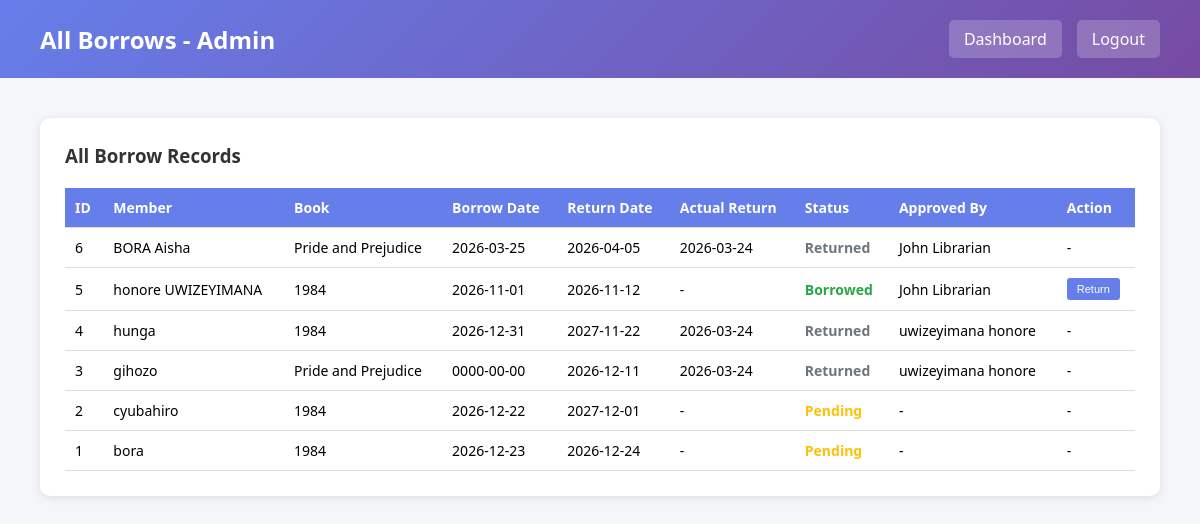
The page /admin_all_borrows.php (signed in) on the database its author committed.
### tables this page shows
CREATE TABLE `borrow` (
  `borrow_id` int(11) NOT NULL,
  `member_id` int(11) NOT NULL,
  `book_id` int(11) NOT NULL,
  `librarian_id` int(11) DEFAULT NULL,
  `borrow_date` date NOT NULL,
  `return_date` date NOT NULL,
  `actual_return_date` date DEFAULT NULL,
  `status` enum('pending','approved','denied','borrowed','returned','overdue') DEFAULT 'pending',
  `request_notes` text DEFAULT NULL,
  `created_at` timestamp NOT NULL DEFAULT current_timestamp()
);

CREATE TABLE `members` (
  `member_id` int(11) NOT NULL,
  `name` varchar(100) NOT NULL,
  `email` varchar(100) NOT NULL,
  `phone` varchar(20) NOT NULL,
  `password` varchar(255) NOT NULL,
  `status` enum('active','inactive') DEFAULT 'active',
  `created_at` timestamp NOT NULL DEFAULT current_timestamp()
);

CREATE TABLE `books` (
  `book_id` int(11) NOT NULL,
  `title` varchar(200) NOT NULL,
  `author` varchar(100) NOT NULL,
  `year_published` int(11) DEFAULT NULL,
  `quantity` int(11) DEFAULT 1,
  `available_quantity` int(11) DEFAULT 1,
  `status` enum('active','inactive','archived') DEFAULT 'active',
  `content` text DEFAULT NULL,
  `created_at` timestamp NOT NULL DEFAULT current_timestamp()
);

CREATE TABLE `librarians` (
  `librarian_id` int(11) NOT NULL,
  `names` varchar(100) NOT NULL,
  `telephone` varchar(20) NOT NULL,
  `email` varchar(100) NOT NULL,
  `password` varchar(255) NOT NULL,
  `status` enum('active','inactive') DEFAULT 'active',
  `created_at` timestamp NOT NULL DEFAULT current_timestamp()
);

### admin_all_borrows.php (the view, shortened to what this page needs)
<?php
require_once 'config.php';
$stmt = $pdo->query("
    SELECT b.*, m.name as member_name, m.email as member_email,
           bk.title as book_title, bk.author, l.names as librarian_name
    FROM borrow b
    JOIN members m ON b.member_id = m.member_id
    JOIN books bk ON b.book_id = bk.book_id
    LEFT JOIN librarians l ON b.librarian_id = l.librarian_id
    ORDER BY b.created_at DESC
");
$borrows = $stmt->fetchAll();
?>
<!DOCTYPE html>
<html lang="en">
<head>
</head>
<body>
    <div class="header">
        <h1>All Borrows - Admin</h1>
        <div class="nav-links">
            <a href="admin_dashboard.php">Dashboard</a>
            <a href="logout.php">Logout</a>
        </div>
    </div>
    <div class="container">
        <div class="table-card">
            <h3>All Borrow Records</h3>
            <table>
                <thead>
                    <tr>
                        <th>ID</th>
                        <th>Member</th>
                        <th>Book</th>
                        <th>Borrow Date</th>
                        <th>Return Date</th>
                        <th>Actual Return</th>
                        <th>Status</th>
                        <th>Approved By</th>
                        <th>Action</th>
                    </tr>
                </thead>
                <tbody>
                    <?php foreach ($borrows as $borrow): ?>
                    <tr>
                        <td><?php echo $borrow['borrow_id']; ?></td>
                        <td><?php echo htmlspecialchars($borrow['member_name']); ?></td>
                        <td><?php echo htmlspecialchars($borrow['book_title']); ?></td>
                        <td><?php echo $borrow['borrow_date']; ?></td>
                        <td><?php echo $borrow['return_date']; ?></td>
                        <td><?php echo $borrow['actual_return_date'] ?? '-'; ?></td>
                        <td class="status-<?php echo $borrow['status']; ?>"><?php echo ucfirst($borrow['status']); ?></td>
                        <td><?php echo $borrow['librarian_name'] ? htmlspecialchars($borrow['librarian_name']) : '-'; ?></td>
                        <td>
                            <?php if ($borrow['status'] == 'borrowed'): ?>
                                <form method="POST" style="display:inline;">
                                    <button type="submit" class="btn-small">Return</button>
                                </form>
                            <?php else: ?>
                                -
                            <?php endif; ?>
                        </td>
                    </tr>
                    <?php endforeach; ?>
                </tbody>
            </table>
        </div>
    </div>
</body>
</html>

### admin_all_borrows.php (style rules this page uses)
* { margin: 0; padding: 0; box-sizing: border-box; }
body { font-family: 'Segoe UI', Tahoma, Geneva, Verdana, sans-serif; background: #f4f6f9; }
.header { background: linear-gradient(135deg, #667eea 0%, #764ba2 100%); color: white; padding: 20px 40px; display: flex; justify-content: space-between; align-items: center; }
.header h1 { font-size: 24px; }
.nav-links { display: flex; gap: 15px; }
.nav-links a { color: white; text-decoration: none; padding: 8px 15px; background: rgba(255,255,255,0.2); border-radius: 5px; }
.container { padding: 40px; max-width: 1400px; margin: 0 auto; }
.table-card { background: white; padding: 25px; border-radius: 10px; box-shadow: 0 2px 10px rgba(0,0,0,0.1); }
.table-card h3 { margin-bottom: 20px; color: #333; }
table { width: 100%; border-collapse: collapse; }
th, td { padding: 10px; text-align: left; border-bottom: 1px solid #ddd; font-size: 14px; }
th { background: #667eea; color: white; }
.status-pending { color: #ffc107; font-weight: bold; }
.status-borrowed { color: #28a745; font-weight: bold; }
.status-returned { color: #6c757d; font-weight: bold; }
.btn-small { padding: 5px 10px; background: #667eea; color: white; border: none; border-radius: 3px; cursor: pointer; font-size: 11px; }

### rows shown on the page
borrow: borrow_id "6", member.name "BORA Aisha", book.title "Pride and Prejudice", borrow_date "2026-03-25", return_date "2026-04-05", actual_return_date "2026-03-24", status "Returned", librarian.names "John Librarian"
borrow: borrow_id "5", member.name "honore UWIZEYIMANA", book.title "1984", borrow_date "2026-11-01", return_date "2026-11-12", actual_return_date "-", status "Borrowed", librarian.names "John Librarian"
borrow: borrow_id "4", member.name "hunga", book.title "1984", borrow_date "2026-12-31", return_date "2027-11-22", actual_return_date "2026-03-24", status "Returned", librarian.names "uwizeyimana honore"
borrow: borrow_id "3", member.name "gihozo", book.title "Pride and Prejudice", borrow_date "0000-00-00", return_date "2026-12-11", actual_return_date "2026-03-24", status "Returned", librarian.names "uwizeyimana honore"
borrow: borrow_id "2", member.name "cyubahiro", book.title "1984", borrow_date "2026-12-22", return_date "2027-12-01", actual_return_date "-", status "Pending"
borrow: borrow_id "1", member.name "bora", book.title "1984", borrow_date "2026-12-23", return_date "2026-12-24", actual_return_date "-", status "Pending"
